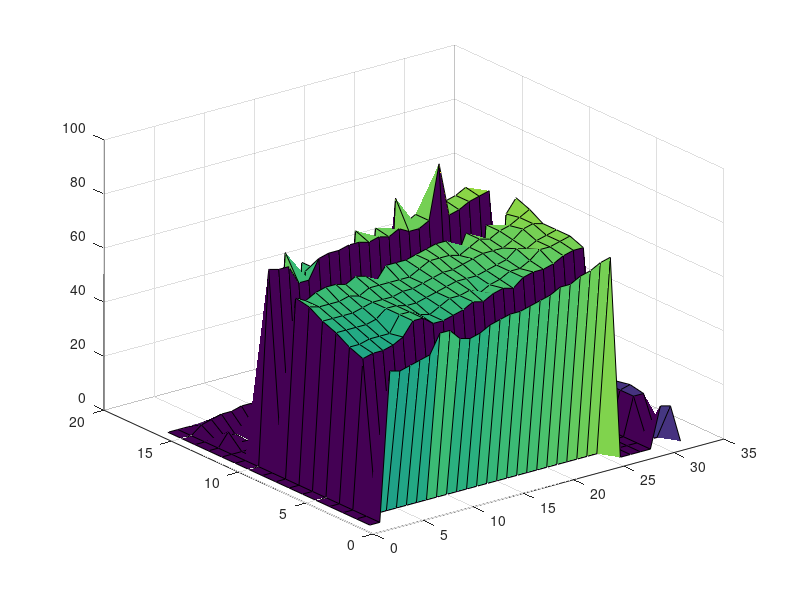

Write the MATLAB code that produced this figure.
load('Data1.mat');
load('Data2.mat');

Depth = zeros(16,32);
for i = 1:length(Data1)
    xi = Data1(i,3);
    yi = Data1(i,4);
        for j = 1:length(Data2)
        x2i = Data2(j,3);
        y2i = Data2(j,4);
        if xi == x2i && yi == y2i && xi ~= 0 && y2i ~= 0
            Depth(xi,yi) = abs(Data1(i,1) - Data2(j,1)) + abs(Data1(i,2) - Data2(j,2));
            if Depth(xi,yi)>100, Depth(xi,yi)=64;
                
            end
        end
        end
end
Depth = Depth(:,1:32,:);
surf(Depth);
       
